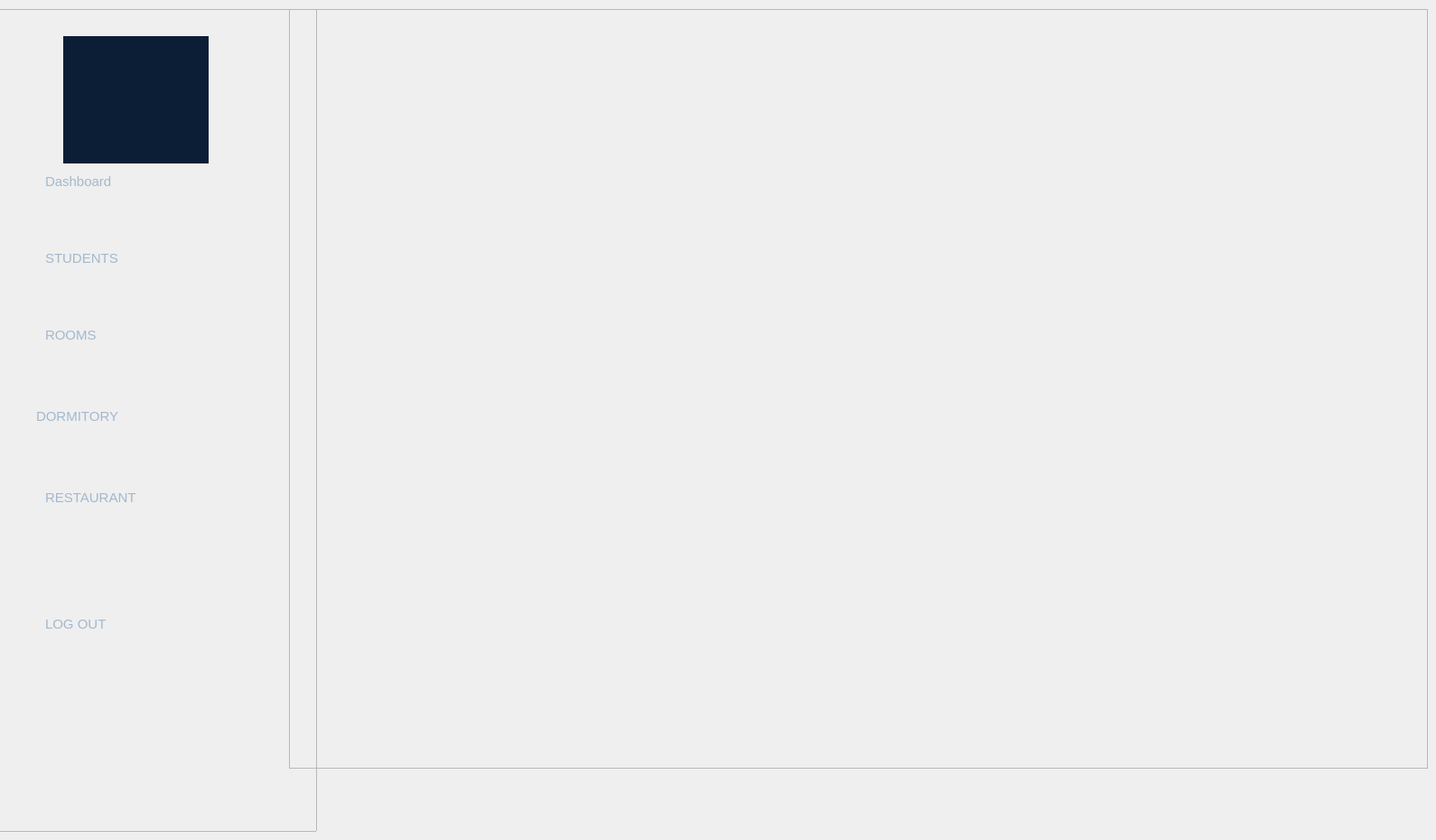
        <widget class="QWidget" name="home_5">
         <widget class="QFrame" name="frame_10">
          <property name="geometry">
           <rect>
            <x>320</x>
            <y>10</y>
            <width>1261</width>
            <height>841</height>
           </rect>
          </property>
          <property name="frameShape">
           <enum>QFrame::Shape::StyledPanel</enum>
          </property>
          <property name="frameShadow">
           <enum>QFrame::Shadow::Raised</enum>
          </property>
          <widget class="QLabel" name="label_43">
           <property name="geometry">
            <rect>
             <x>30</x>
             <y>0</y>
             <width>1181</width>
             <height>821</height>
            </rect>
           </property>
           <property name="text">
            <string/>
           </property>
           <property name="pixmap">
            <pixmap resource="resources.qrc">:/images/.qtcreator/ChatGPT Image 19 juin 2026, 23_52_17.png</pixmap>
           </property>
           <property name="scaledContents">
            <bool>true</bool>
           </property>
          </widget>
         </widget>
         <widget class="QFrame" name="sidebarFrame_9">
          <property name="geometry">
           <rect>
            <x>-10</x>
            <y>10</y>
            <width>361</width>
            <height>911</height>
           </rect>
          </property>
          <property name="styleSheet">
           <string notr="true">#sidebarFrame {
	background-color: rgb(0, 0, 54);
	
   
    border: none;
}
QPushButton {
    color: #ffffff;
    font-family: &quot;Segoe UI&quot;;
    font-size: 11pt;
    text-align: left;
    padding: 12px 20px;
    border: none;
    border-radius: 8px;
    background-color: transparent;
}
QPushButton:hover {
    background-color: #162e4e;
}
/* Active / Pressed State (like the Dashboard button in the image) */
QPushButton:checked, QPushButton:pressed {
    background-color: #123769;
    font-weight: bold;
}</string>
          </property>
          <property name="frameShape">
           <enum>QFrame::Shape::StyledPanel</enum>
          </property>
          <property name="frameShadow">
           <enum>QFrame::Shadow::Raised</enum>
          </property>
          <widget class="QPushButton" name="btn_dashboard_9">
           <property name="geometry">
            <rect>
             <x>40</x>
             <y>160</y>
             <width>291</width>
             <height>61</height>
            </rect>
           </property>
           <property name="styleSheet">
            <string notr="true">QPushButton {
    color: #a3b8cc;
    font-family: &quot;Segoe UI&quot;, sans-serif;
    font-size: 11pt;
    padding: 12px 20px;
    border: none;
    border-radius: 8px;
    background-color: transparent;
}

QPushButton:hover {
    color: #ffffff;
    background-color: #0c2343;
}

/* This rule handles the button that is currently clicked/active */
QPushButton:checked {
    color: #ffffff;
    font-weight: 600;
    background-color: #123769; /* The prominent blue selection color from the image */
}</string>
           </property>
           <property name="text">
            <string>Dashboard</string>
           </property>
           <property name="checkable">
            <bool>true</bool>
           </property>
           <property name="autoExclusive">
            <bool>true</bool>
           </property>
          </widget>
          <widget class="QPushButton" name="btn_room_9">
           <property name="geometry">
            <rect>
             <x>40</x>
             <y>330</y>
             <width>291</width>
             <height>61</height>
            </rect>
           </property>
           <property name="styleSheet">
            <string notr="true">QPushButton {
    color: #a3b8cc;
    font-family: &quot;Segoe UI&quot;, sans-serif;
    font-size: 11pt;
    padding: 12px 20px;
    border: none;
    border-radius: 8px;
    background-color: transparent;
}

QPushButton:hover {
    color: #ffffff;
    background-color: #0c2343;
}

/* This rule handles the button that is currently clicked/active */
QPushButton:checked {
    color: #ffffff;
    font-weight: 600;
    background-color: #123769; /* The prominent blue selection color from the image */
}</string>
           </property>
           <property name="text">
            <string>ROOMS</string>
           </property>
          </widget>
          <widget class="QPushButton" name="btn_dormitory_9">
           <property name="geometry">
            <rect>
             <x>30</x>
             <y>420</y>
             <width>291</width>
             <height>61</height>
            </rect>
           </property>
           <property name="styleSheet">
            <string notr="true">QPushButton {
    color: #a3b8cc;
    font-family: &quot;Segoe UI&quot;, sans-serif;
    font-size: 11pt;
    padding: 12px 20px;
    border: none;
    border-radius: 8px;
    background-color: transparent;
}

QPushButton:hover {
    color: #ffffff;
    background-color: #0c2343;
}

/* This rule handles the button that is currently clicked/active */
QPushButton:checked {
    color: #ffffff;
    font-weight: 600;
    background-color: #123769; /* The prominent blue selection color from the image */
}</string>
           </property>
           <property name="text">
            <string>DORMITORY</string>
           </property>
          </widget>
          <widget class="QPushButton" name="btn_restaurant_9">
           <property name="geometry">
            <rect>
             <x>40</x>
             <y>510</y>
             <width>291</width>
             <height>61</height>
            </rect>
           </property>
           <property name="styleSheet">
            <string notr="true">QPushButton {
    color: #a3b8cc;
    font-family: &quot;Segoe UI&quot;, sans-serif;
    font-size: 11pt;
    padding: 12px 20px;
    border: none;
    border-radius: 8px;
    background-color: transparent;
}

QPushButton:hover {
    color: #ffffff;
    background-color: #0c2343;
}

/* This rule handles the button that is currently clicked/active */
QPushButton:checked {
    color: #ffffff;
    font-weight: 600;
    background-color: #123769; /* The prominent blue selection color from the image */
}</string>
           </property>
           <property name="text">
            <string>RESTAURANT</string>
           </property>
          </widget>
          <widget class="QPushButton" name="btn_logout_9">
           <property name="geometry">
            <rect>
             <x>40</x>
             <y>650</y>
             <width>291</width>
             <height>61</height>
            </rect>
           </property>
           <property name="styleSheet">
            <string notr="true">QPushButton {
    color: #a3b8cc;
    font-family: &quot;Segoe UI&quot;, sans-serif;
    font-size: 11pt;
    padding: 12px 20px;
    border: none;
    border-radius: 8px;
    background-color: transparent;
}

QPushButton:hover {
    color: #ffffff;
    background-color: #0c2343;
}

/* This rule handles the button that is currently clicked/active */
QPushButton:checked {
    color: #ffffff;
    font-weight: 600;
    background-color: #123769; /* The prominent blue selection color from the image */
}</string>
           </property>
           <property name="text">
            <string>LOG OUT</string>
           </property>
          </widget>
          <widget class="QPushButton" name="pushButton_9">
           <property name="geometry">
            <rect>
             <x>40</x>
             <y>250</y>
             <width>271</width>
             <height>51</height>
            </rect>
           </property>
           <property name="styleSheet">
            <string notr="true">QPushButton {
    color: #a3b8cc;
    font-family: &quot;Segoe UI&quot;, sans-serif;
    font-size: 11pt;
    padding: 12px 20px;
    border: none;
    border-radius: 8px;
    background-color: transparent;
}

QPushButton:hover {
    color: #ffffff;
    background-color: #0c2343;
}

/* This rule handles the button that is currently clicked/active */
QPushButton:checked {
    color: #ffffff;
    font-weight: 600;
    background-color: #123769; /* The prominent blue selection color from the image */
}</string>
           </property>
           <property name="text">
            <string>STUDENTS</string>
           </property>
          </widget>
          <widget class="QLabel" name="label_44">
           <property name="geometry">
            <rect>
             <x>80</x>
             <y>30</y>
             <width>161</width>
             <height>141</height>
            </rect>
           </property>
           <property name="styleSheet">
            <string notr="true">background-color: #0b1e36;</string>
           </property>
           <property name="text">
            <string/>
           </property>
           <property name="pixmap">
            <pixmap resource="resources.qrc">:/images/.qtcreator/ChatGPT Image 20 juin 2026, 00_30_51.png</pixmap>
           </property>
          </widget>
         </widget>
        </widget>
